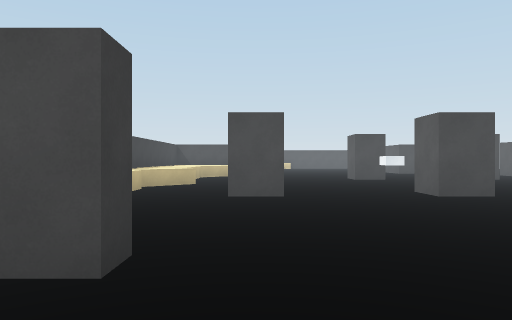
[1] (above)

24 first-person views from a walk through a scene from a Unity 3-D project. The camera is 1.3 m above the floor, looks level and sees 70° across. The floor is counted in squares, 2 m on a side. Each view is taken from the middle of a square. On the plan, view 1 faces up. The plan holds only what a view shows up to about 11 squares ahead; the rest is blank. The place goes on beyond the plan. The player is left out. Door leaves are left out, so doorways stand open.

[2]
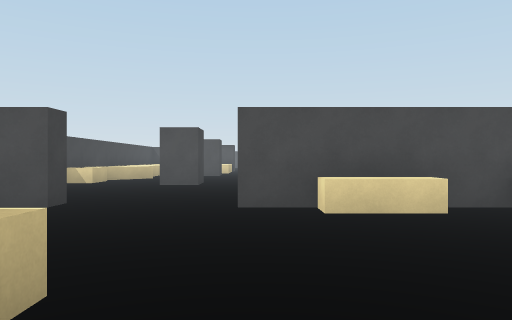

[3]
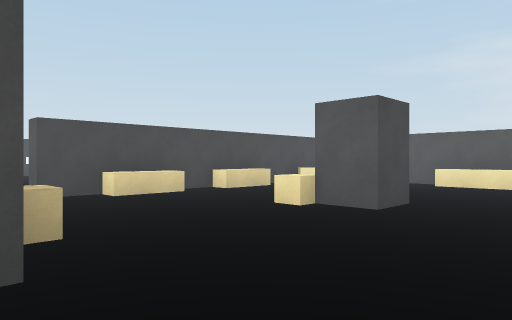

[4]
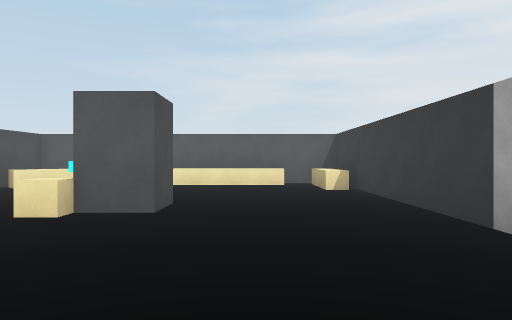

[5]
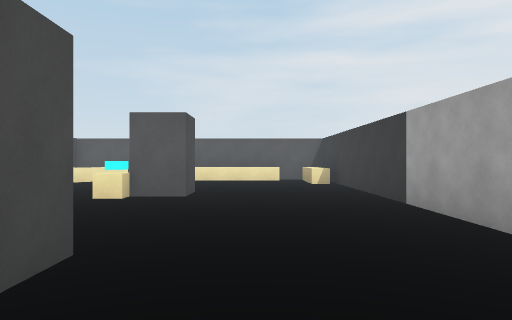

[6]
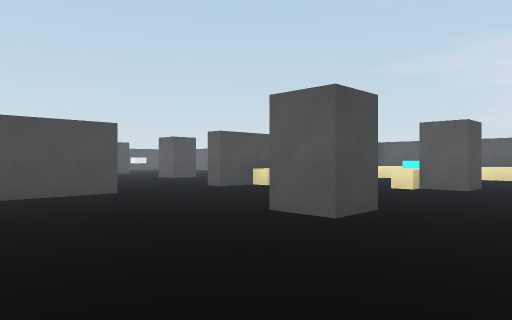

[7]
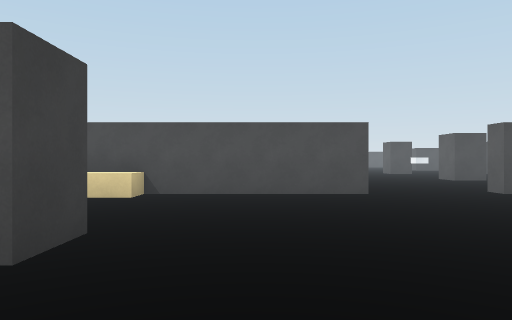

[8]
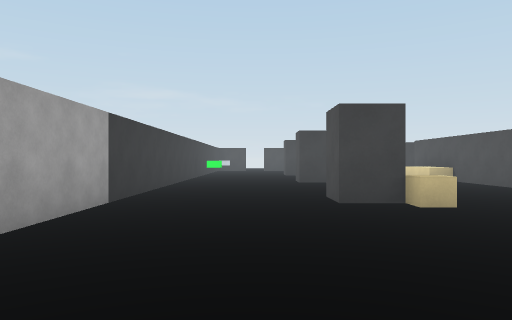

[9]
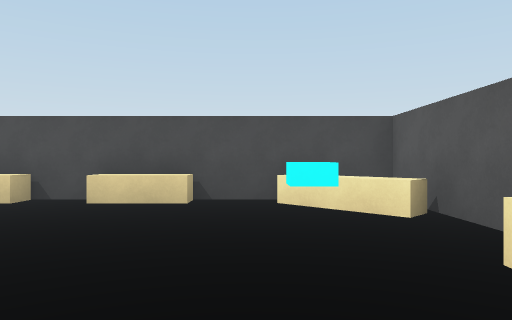

[10]
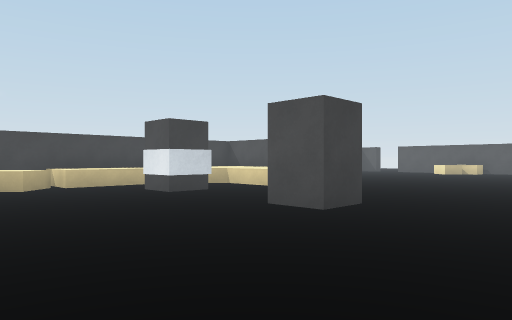

[11]
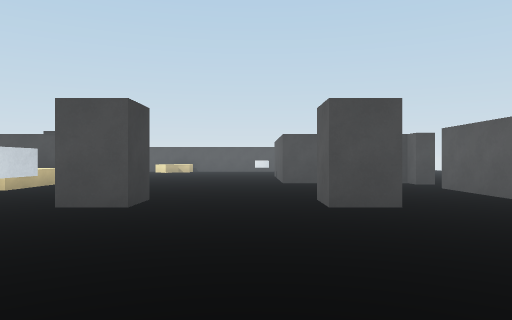

[12]
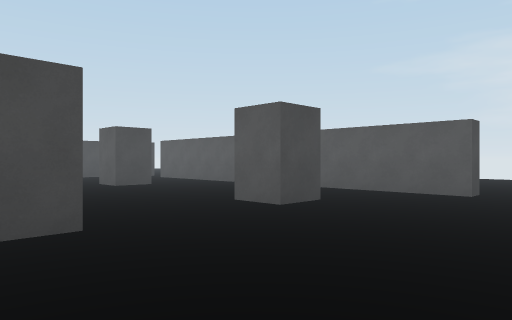

[13]
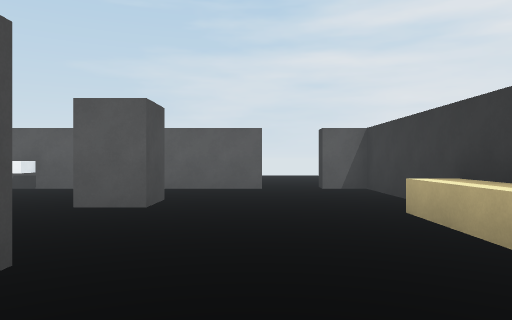

[14]
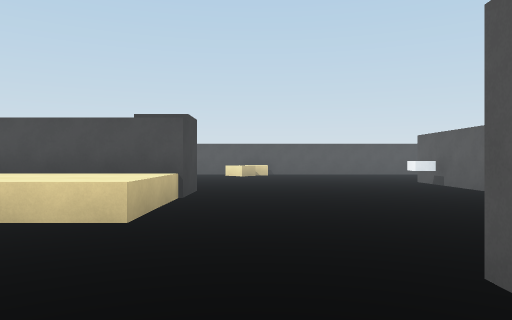

[15]
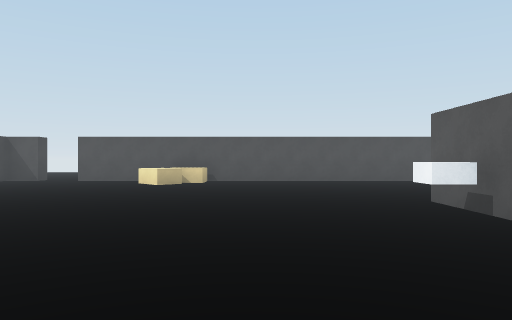

[16]
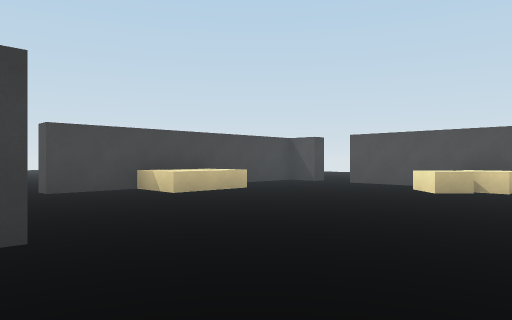

[17]
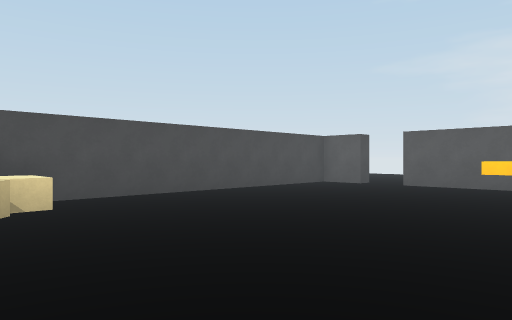

[18]
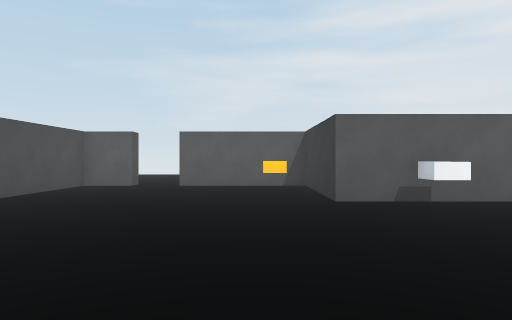

[19]
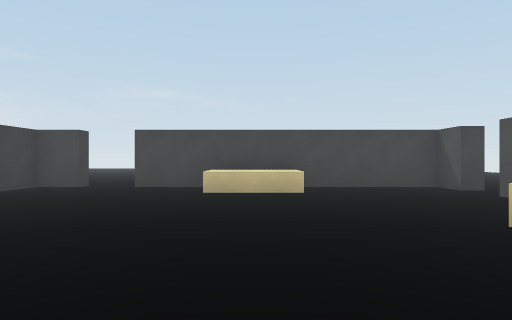

[20]
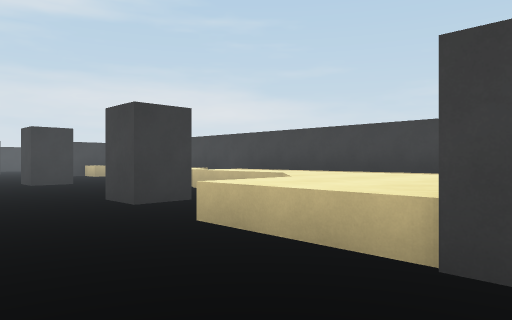

[21]
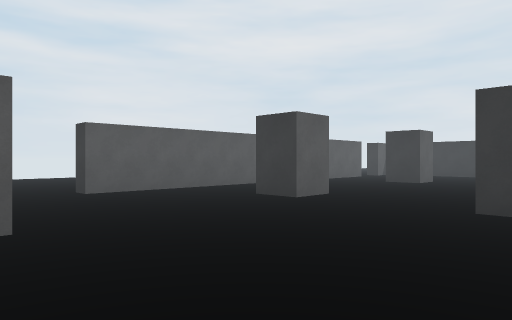

[22]
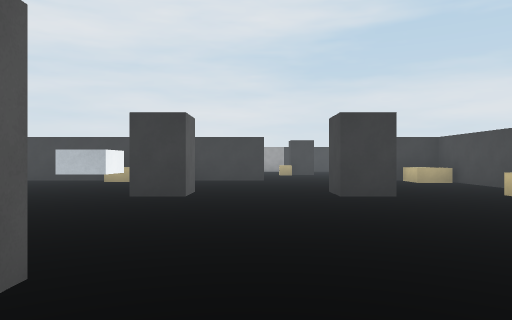

[23]
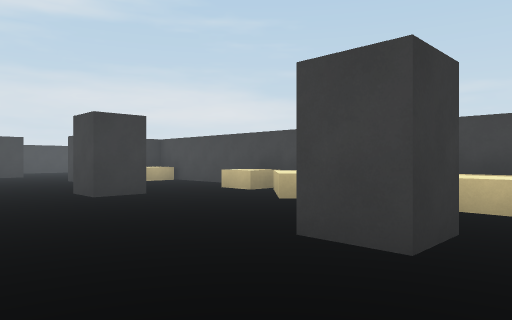

[24]
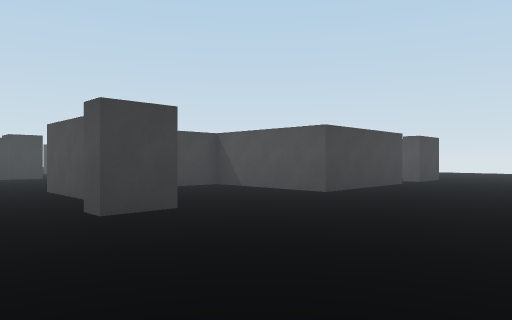

### Floor plan
Points are (right, up) in squares from view 1. A wall is a line through its corners. A room is listed if a view was taken in it or the views show most of it. See-through windows are left out.
Room 1 (views 1, 2, 3, 4, 5, 6, 7, 8, 9)
walls: (-0.8, 2.5) (-0.8, 2) (-4.5, 2); (-5, -6.2) (10.3, -6.2) (10.3, 2) (1.8, 2) (1.8, 2.5)
low walls: (9.5, -4.8) (9.5, -1.6)
ways out: opening at (0.5, 2) to room 2
objects: other object (-5, -2); other object (0, -2); box (1, -2) to (1, -1); box (4, 2); box (5, -2); other object (5, -1); box (6, 2); box (9, -6); cyan block (9, 0); box (9, 1)
Room 2 (views 10, 11, 12, 13, 14, 15, 16, 17, 18, 19, 20, 21, 22, 23)
walls: (0.7, 17.3) (-2.4, 17.3); (0.7, 17.6) (0.7, 14.8); (-3.8, 15.8) (-3.8, 3); (10.2, 17.3) (6.8, 17.3) (6.8, 21.7) (10.3, 21.7) (10.3, 25); (-3.8, 18.8) (-3.8, 17.8) (-2.5, 17.8); (10.3, 10.8) (10.3, 15.4); (10.8, 4.9) (10.3, 4.9) (10.3, 9.2); (6.4, 2.5) (10.3, 2.5) (10.3, 3.5); (10.3, 26.1) (10.3, 27.3) (-1.6, 27.3); (-2.8, 27.9) (-2.8, 27.3) (-3.8, 27.3) (-3.8, 20.1)
low walls: (0.7, 14.8) (-0.5, 14.8); (-2, 13.6) (-2, 11.4); (-2.4, 10.9) (-3.6, 10.9); (4.6, 3.1) (6.6, 3.1)
ways out: opening at (0.5, 2) to room 1; opening at (10.5, 17) to room 3; open door at (-4, 19.5) to room 3; open door at (-2.5, 27.5) to room 3; open door at (10.5, 4.5) to room 3; open door at (10.5, 16) to room 3; open door at (10.5, 25.5) to room 3
objects: box (-3, 3); box (-3, 8); box (-3, 9) to (-2, 11); box (-3, 14) to (-1, 15); box (-3, 22) to (-3, 24); other object (0, 7); other object (0, 12) to (0, 13); other object (0, 18); box (1, 26) to (2, 26); box (2, 27); other object (4, 7); other object (4, 10); other object (4, 12) to (4, 13); other object (6, 20); other object (7, 7) to (8, 7); other object (7, 12) to (8, 13); block (9, 23); other object (10, 10)
Room 3 (view 24)
walls: (10.3, 15.4) (10.8, 15.4); (10.8, 25) (10.8, 21.3) (7.3, 21.3) (7.3, 20)
ways out: opening at (10.5, 17) to room 2; open door at (-4, 19.5) to room 2; open door at (-2.5, 27.5) to room 2; open door at (10.5, 4.5) to room 2; open door at (10.5, 16) to room 2; open door at (10.5, 25.5) to room 2
objects: box (-5, 2); other object (11, 17)

Positions as (right, up) in squares from view 1, and headings:
1: (0, 0), facing up
2: (2, -3), facing up
3: (0, -5), facing up-right
4: (0, -4), facing right
5: (-2, -4), facing right
6: (-4, -5), facing up-right
7: (-3, -5), facing up
8: (6, -4), facing left
9: (8, -4), facing up
10: (7, 8), facing up-left
11: (6, 7), facing up
12: (3, 3), facing up-right
13: (2, 5), facing right
14: (2, 11), facing up
15: (4, 16), facing up
16: (4, 18), facing up-left
17: (1, 21), facing up-right
18: (1, 23), facing right
19: (5, 23), facing left
20: (3, 18), facing down-left
21: (3, 18), facing down-right
22: (2, 14), facing down
23: (3, 14), facing down-left
24: (15, 15), facing up-left
